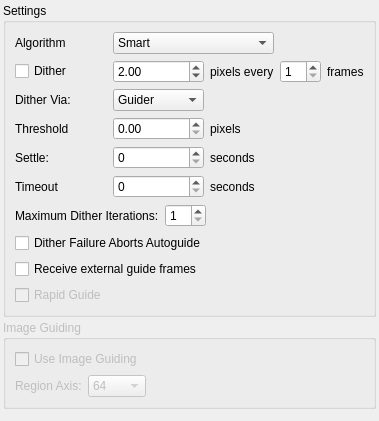
<?xml version="1.0" encoding="UTF-8"?>
<ui version="4.0">
 <class>OpsGuide</class>
 <widget class="QWidget" name="OpsGuide">
  <property name="geometry">
   <rect>
    <x>0</x>
    <y>0</y>
    <width>379</width>
    <height>421</height>
   </rect>
  </property>
  <layout class="QVBoxLayout" name="verticalLayout">
   <property name="spacing">
    <number>3</number>
   </property>
   <property name="leftMargin">
    <number>3</number>
   </property>
   <property name="topMargin">
    <number>3</number>
   </property>
   <property name="rightMargin">
    <number>3</number>
   </property>
   <property name="bottomMargin">
    <number>3</number>
   </property>
   <item>
    <widget class="QGroupBox" name="groupBox">
     <property name="title">
      <string>Settings</string>
     </property>
     <layout class="QVBoxLayout" name="verticalLayout_2">
      <item>
       <layout class="QGridLayout" name="gridLayout">
        <item row="5" column="2">
         <widget class="QLabel" name="label_9">
          <property name="text">
           <string>seconds</string>
          </property>
         </widget>
        </item>
        <item row="5" column="1">
         <widget class="QSpinBox" name="kcfg_DitherTimeout">
          <property name="toolTip">
           <string>time limit for successful dither settling</string>
          </property>
         </widget>
        </item>
        <item row="5" column="0">
         <widget class="QLabel" name="label_8">
          <property name="text">
           <string>Timeout</string>
          </property>
         </widget>
        </item>
        <item row="1" column="1">
         <widget class="QDoubleSpinBox" name="kcfg_DitherPixels">
          <property name="toolTip">
           <string>Number of pixels to move the guiding square in a random direction.</string>
          </property>
          <property name="minimum">
           <double>0.100000000000000</double>
          </property>
          <property name="maximum">
           <double>10.000000000000000</double>
          </property>
          <property name="singleStep">
           <double>0.100000000000000</double>
          </property>
          <property name="value">
           <double>2.000000000000000</double>
          </property>
         </widget>
        </item>
        <item row="3" column="2">
         <widget class="QLabel" name="label_7">
          <property name="text">
           <string>pixels</string>
          </property>
         </widget>
        </item>
        <item row="3" column="1">
         <widget class="QDoubleSpinBox" name="kcfg_DitherThreshold">
          <property name="toolTip">
           <string>Maximum allowable distance for guiding to be considered settled.</string>
          </property>
         </widget>
        </item>
        <item row="1" column="4">
         <widget class="QLabel" name="label">
          <property name="text">
           <string>frames</string>
          </property>
         </widget>
        </item>
        <item row="0" column="0">
         <widget class="QLabel" name="l_19">
          <property name="text">
           <string>Algorithm</string>
          </property>
         </widget>
        </item>
        <item row="4" column="1">
         <widget class="QSpinBox" name="kcfg_DitherSettle">
          <property name="toolTip">
           <string>After dither is successful, wait for this many seconds before proceeding.</string>
          </property>
         </widget>
        </item>
        <item row="1" column="0">
         <widget class="QCheckBox" name="kcfg_DitherEnabled">
          <property name="toolTip">
           <string>Move locked guiding square location after frame capture</string>
          </property>
          <property name="text">
           <string>Dither</string>
          </property>
         </widget>
        </item>
        <item row="4" column="2">
         <widget class="QLabel" name="label_5">
          <property name="text">
           <string>seconds</string>
          </property>
         </widget>
        </item>
        <item row="3" column="0">
         <widget class="QLabel" name="label_6">
          <property name="toolTip">
           <string/>
          </property>
          <property name="text">
           <string>Threshold</string>
          </property>
         </widget>
        </item>
        <item row="1" column="2">
         <widget class="QLabel" name="l_22">
          <property name="text">
           <string>pixels every</string>
          </property>
         </widget>
        </item>
        <item row="0" column="1" colspan="2">
         <widget class="QComboBox" name="kcfg_GuideAlgorithm">
          <property name="sizePolicy">
           <sizepolicy hsizetype="MinimumExpanding" vsizetype="Fixed">
            <horstretch>0</horstretch>
            <verstretch>0</verstretch>
           </sizepolicy>
          </property>
          <item>
           <property name="text">
            <string>Smart</string>
           </property>
          </item>
          <item>
           <property name="text">
            <string>Fast</string>
           </property>
          </item>
          <item>
           <property name="text">
            <string>Auto Threshold</string>
           </property>
          </item>
          <item>
           <property name="text">
            <string>No Threshold</string>
           </property>
          </item>
         </widget>
        </item>
        <item row="4" column="0">
         <widget class="QLabel" name="label_4">
          <property name="toolTip">
           <string>After dither is successful, wait for this many seconds before proceeding.</string>
          </property>
          <property name="text">
           <string>Settle:</string>
          </property>
         </widget>
        </item>
        <item row="1" column="3">
         <widget class="QSpinBox" name="kcfg_DitherFrames">
          <property name="toolTip">
           <string>Dither after this many captured frames in the CCD module</string>
          </property>
          <property name="minimum">
           <number>1</number>
          </property>
         </widget>
        </item>
        <item row="2" column="0">
         <widget class="QLabel" name="label_10">
          <property name="sizePolicy">
           <sizepolicy hsizetype="MinimumExpanding" vsizetype="Preferred">
            <horstretch>0</horstretch>
            <verstretch>0</verstretch>
           </sizepolicy>
          </property>
          <property name="text">
           <string>Dither Via:</string>
          </property>
         </widget>
        </item>
        <item row="2" column="1">
         <widget class="QComboBox" name="DitherViaCB">
          <property name="sizePolicy">
           <sizepolicy hsizetype="MinimumExpanding" vsizetype="Fixed">
            <horstretch>0</horstretch>
            <verstretch>0</verstretch>
           </sizepolicy>
          </property>
          <property name="toolTip">
           <string>Dither can be via the guider or unguided using mount slews.</string>
          </property>
          <property name="currentText">
           <string>Guider</string>
          </property>
          <item>
           <property name="text">
            <string>Guider</string>
           </property>
          </item>
          <item>
           <property name="text">
            <string>Unguided</string>
           </property>
          </item>
         </widget>
        </item>
       </layout>
      </item>
      <item>
       <layout class="QHBoxLayout" name="horizontalLayout">
        <item>
         <widget class="QLabel" name="label_3">
          <property name="toolTip">
           <string>&lt;html&gt;&lt;head/&gt;&lt;body&gt;&lt;p&gt;Maximum dithering iteration attempts before giving up&lt;/p&gt;&lt;/body&gt;&lt;/html&gt;</string>
          </property>
          <property name="text">
           <string>Maximum Dither Iterations:</string>
          </property>
         </widget>
        </item>
        <item>
         <widget class="QSpinBox" name="kcfg_DitherMaxIterations">
          <property name="toolTip">
           <string>&lt;html&gt;&lt;head/&gt;&lt;body&gt;&lt;p&gt;Maximum dithering iteration attempts before giving up&lt;/p&gt;&lt;/body&gt;&lt;/html&gt;</string>
          </property>
          <property name="minimum">
           <number>1</number>
          </property>
          <property name="maximum">
           <number>30</number>
          </property>
         </widget>
        </item>
        <item>
         <spacer name="horizontalSpacer">
          <property name="orientation">
           <enum>Qt::Horizontal</enum>
          </property>
          <property name="sizeHint" stdset="0">
           <size>
            <width>40</width>
            <height>20</height>
           </size>
          </property>
         </spacer>
        </item>
       </layout>
      </item>
      <item>
       <widget class="QCheckBox" name="kcfg_DitherFailAbortsAutoGuide">
        <property name="toolTip">
         <string>&lt;html&gt;&lt;head/&gt;&lt;body&gt;&lt;p&gt;If checked, autoguiding is aborted when dithering fails. Otherwise, guiding resumes normally.&lt;/p&gt;&lt;/body&gt;&lt;/html&gt;</string>
        </property>
        <property name="text">
         <string>Dither Failure Aborts Autoguide</string>
        </property>
       </widget>
      </item>
      <item>
       <widget class="QCheckBox" name="kcfg_GuideRemoteImagesEnabled">
        <property name="enabled">
         <bool>true</bool>
        </property>
        <property name="toolTip">
         <string>For external guiders, enable receiving guide images in Ekos.</string>
        </property>
        <property name="text">
         <string>Receive external guide frames</string>
        </property>
       </widget>
      </item>
      <item>
       <widget class="QCheckBox" name="kcfg_RapidGuideEnabled">
        <property name="enabled">
         <bool>false</bool>
        </property>
        <property name="text">
         <string>Rapid Guide</string>
        </property>
       </widget>
      </item>
     </layout>
    </widget>
   </item>
   <item>
    <widget class="QGroupBox" name="groupBox_2">
     <property name="enabled">
      <bool>false</bool>
     </property>
     <property name="title">
      <string>Image Guiding</string>
     </property>
     <layout class="QVBoxLayout" name="verticalLayout_3">
      <item>
       <widget class="QCheckBox" name="kcfg_ImageGuidingEnabled">
        <property name="text">
         <string>Use Image Guiding</string>
        </property>
       </widget>
      </item>
      <item>
       <layout class="QHBoxLayout" name="horizontalLayout_2">
        <item>
         <widget class="QLabel" name="label_2">
          <property name="text">
           <string>Region Axis:</string>
          </property>
         </widget>
        </item>
        <item>
         <widget class="QComboBox" name="kcfg_GuideRegionAxis">
          <item>
           <property name="text">
            <string>64</string>
           </property>
          </item>
          <item>
           <property name="text">
            <string>128</string>
           </property>
          </item>
          <item>
           <property name="text">
            <string>256</string>
           </property>
          </item>
          <item>
           <property name="text">
            <string>512</string>
           </property>
          </item>
          <item>
           <property name="text">
            <string>1024</string>
           </property>
          </item>
         </widget>
        </item>
        <item>
         <spacer name="horizontalSpacer_3">
          <property name="orientation">
           <enum>Qt::Horizontal</enum>
          </property>
          <property name="sizeHint" stdset="0">
           <size>
            <width>40</width>
            <height>20</height>
           </size>
          </property>
         </spacer>
        </item>
       </layout>
      </item>
     </layout>
    </widget>
   </item>
   <item>
    <spacer name="verticalSpacer">
     <property name="orientation">
      <enum>Qt::Vertical</enum>
     </property>
     <property name="sizeHint" stdset="0">
      <size>
       <width>20</width>
       <height>40</height>
      </size>
     </property>
    </spacer>
   </item>
  </layout>
 </widget>
 <resources/>
 <connections/>
</ui>
